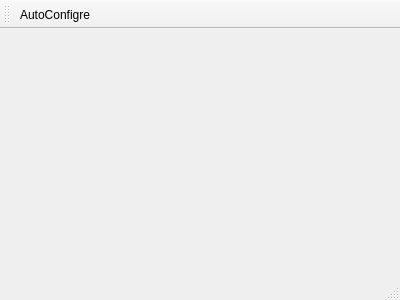
<?xml version="1.0" encoding="UTF-8"?>
<ui version="4.0">
 <class>MainWindow</class>
 <widget class="QMainWindow" name="MainWindow">
  <property name="geometry">
   <rect>
    <x>0</x>
    <y>0</y>
    <width>400</width>
    <height>300</height>
   </rect>
  </property>
  <property name="windowTitle">
   <string>MainWindow</string>
  </property>
  <widget class="QWidget" name="centralWidget"/>
  <widget class="QMenuBar" name="menuBar">
   <property name="geometry">
    <rect>
     <x>0</x>
     <y>0</y>
     <width>400</width>
     <height>19</height>
    </rect>
   </property>
  </widget>
  <widget class="QToolBar" name="mainToolBar">
   <attribute name="toolBarArea">
    <enum>TopToolBarArea</enum>
   </attribute>
   <attribute name="toolBarBreak">
    <bool>false</bool>
   </attribute>
   <addaction name="actionAutoConfigre"/>
  </widget>
  <widget class="QStatusBar" name="statusBar"/>
  <action name="actionAutoConfigre">
   <property name="text">
    <string>AutoConfigre</string>
   </property>
  </action>
 </widget>
 <layoutdefault spacing="6" margin="11"/>
 <resources/>
 <connections/>
</ui>
